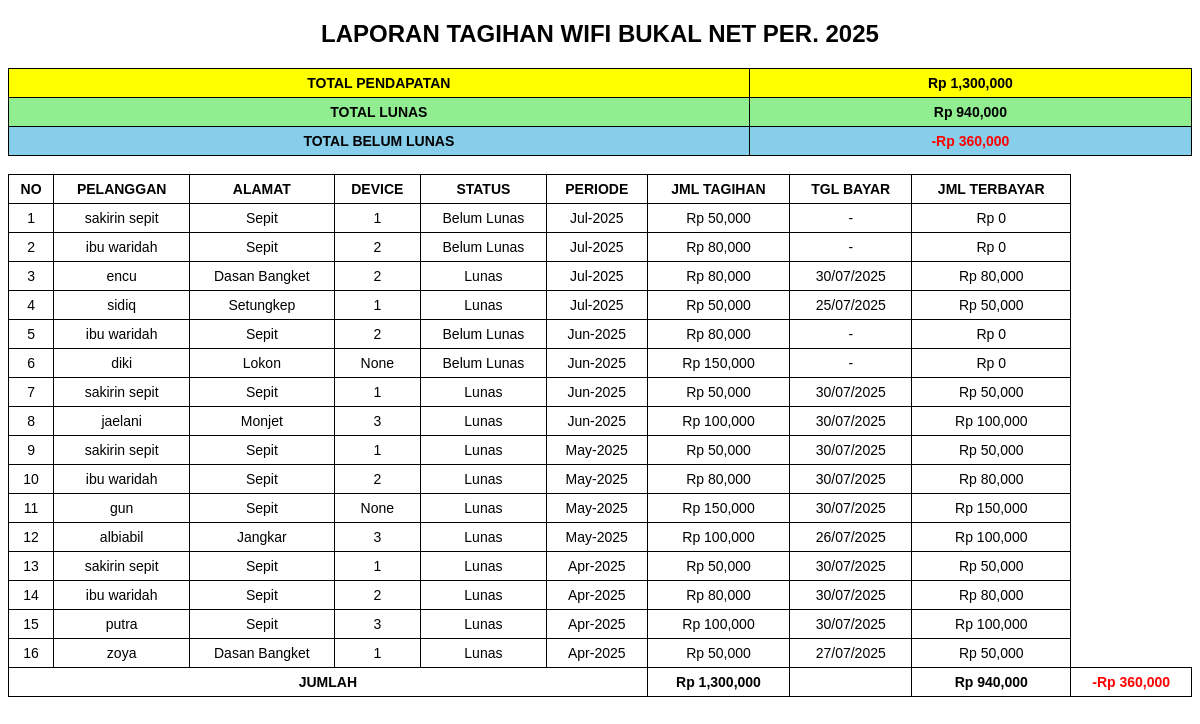
/laporan/cetak/ (signed in), run on an earlier commit of the app's database.
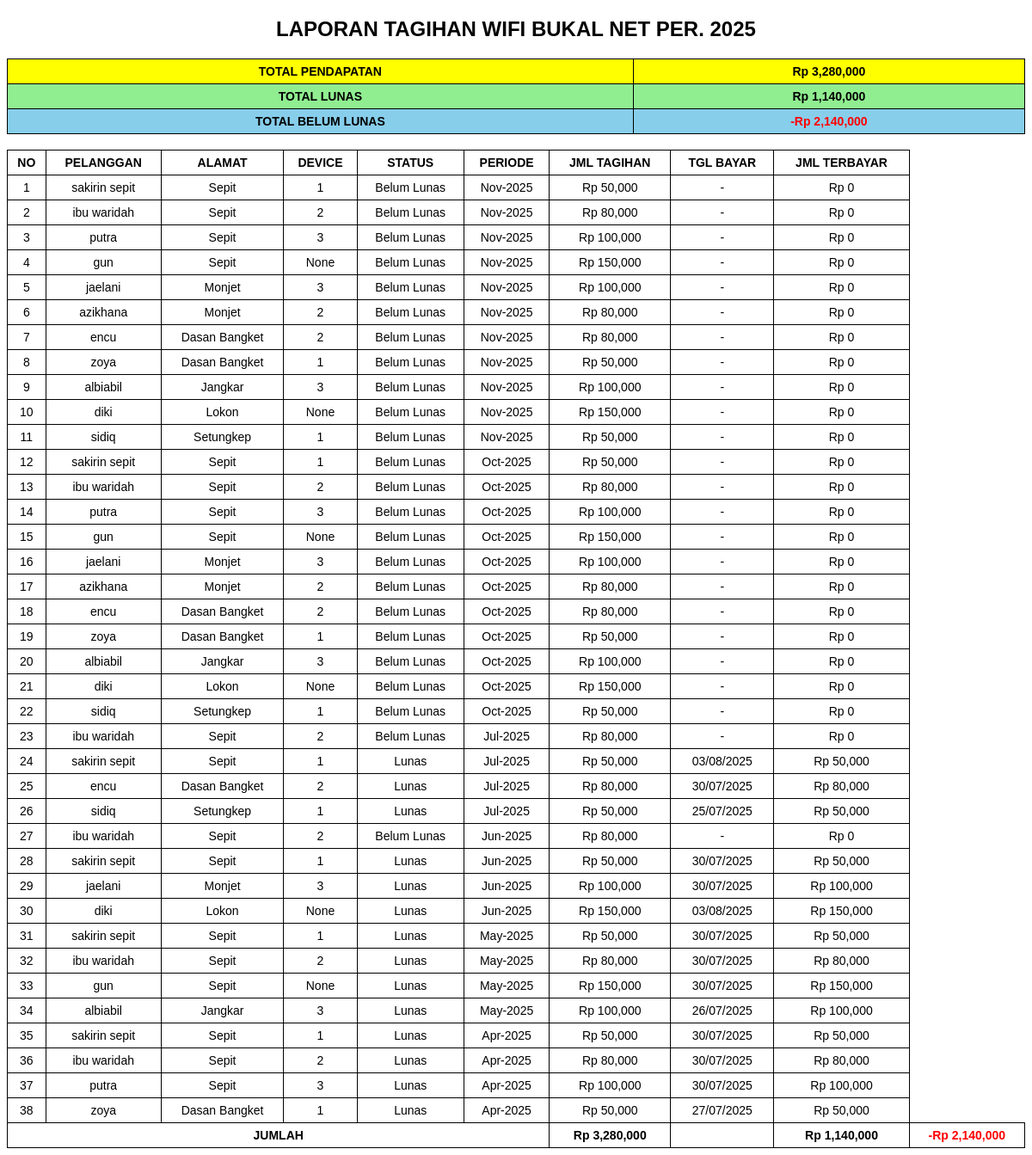
And on a later commit of the database.
### tagihan_app/models.py (models this page shows, shortened)
class Tagihan(models.Model):
    pelanggan = models.ForeignKey(Pelanggan, on_delete=models.CASCADE)
    tanggal_tagihan = models.DateField(default=timezone.now)
    periode_bulan = models.DateField()
    jumlah_tagihan = models.DecimalField(max_digits=10, decimal_places=2)
    jumlah_terbayar = models.DecimalField(max_digits=10, decimal_places=2, default=0) # Tambahkan ini
    tanggal_jatuh_tempo = models.DateField()
    STATUS_TAGIHAN_CHOICES = [
        ('lunas', 'Lunas'),
        ('belum_lunas', 'Belum Lunas'),
        ('sebagian_terbayar', 'Sebagian Terbayar'), # Tambahkan ini
        ('tertunggak', 'Tertunggak'),
    ]
    status = models.CharField(max_length=20, choices=STATUS_TAGIHAN_CHOICES, default='belum_lunas')

class Pelanggan(models.Model):
    nama = models.CharField(max_length=200)
    alamat = models.TextField(blank=True, null=True)
    kontak = models.CharField(max_length=50, blank=True, null=True)
    lokasi = models.ForeignKey(Lokasi, on_delete=models.SET_NULL, null=True, blank=True)
    paket = models.ForeignKey(Paket, on_delete=models.SET_NULL, null=True, blank=True)
    username_pppoe = models.CharField(max_length=100, blank=True, null=True)
    tanggal_bergabung = models.DateField(default=timezone.now)
    catatan = models.TextField(blank=True, null=True)
    STATUS_CHOICES = [
        ('aktif', 'Aktif'),
        ('tidak_aktif', 'Tidak Aktif'),
        ('suspend', 'Suspend'),
    ]
    status = models.CharField(max_length=20, choices=STATUS_CHOICES, default='aktif')
    @property
    def jumlah_device(self):
        if self.paket and self.paket.jenis_paket == 'device':
            return self.paket.jumlah_device
        return None

class Lokasi(models.Model):
    nama = models.CharField(max_length=100, unique=True)

class Paket(models.Model):
    JENIS_PAKET_CHOICES = [
        ('device', 'Device'),
        ('pppoe', 'PPPoE'),
    ]
    nama = models.CharField(max_length=100)
    jenis_paket = models.CharField(max_length=10, choices=JENIS_PAKET_CHOICES)
    jumlah_device = models.IntegerField(null=True, blank=True)  # Untuk paket device
    kecepatan_mbps = models.IntegerField(null=True, blank=True)  # Untuk paket PPPoE
    harga = models.DecimalField(max_digits=10, decimal_places=2)

class Pembayaran(models.Model):
    tagihan = models.ForeignKey(Tagihan, on_delete=models.CASCADE, null=True, blank=True) # Bisa null jika pembayaran di muka/deposit
    pelanggan = models.ForeignKey(Pelanggan, on_delete=models.CASCADE)
    tanggal_pembayaran = models.DateTimeField(default=timezone.now)
    jumlah_pembayaran = models.DecimalField(max_digits=10, decimal_places=2)
    metode_pembayaran_choices = [
        ('tunai', 'Tunai'),
        ('transfer_bank', 'Transfer Bank'),
        ('ewallet', 'E-Wallet'),
        ('kartu_kredit', 'Kartu Kredit'),
    ]
    metode_pembayaran = models.CharField(max_length=50, choices=metode_pembayaran_choices)
    keterangan = models.TextField(blank=True, null=True)
    bukti_pembayaran = models.ImageField(upload_to='bukti_pembayaran/', null=True, blank=True) # untuk bukti fisik

### tagihan_app/views.py (the view)
# urls.py: path('laporan/cetak/', views.laporan_cetak, name='laporan_cetak'),
@login_required
def laporan_cetak(request):
    tagihan_list = Tagihan.objects.select_related('pelanggan', 'pelanggan__lokasi') \
                                   .order_by('-periode_bulan', 'status')
    total_tagihan = tagihan_list.aggregate(total=Sum('jumlah_tagihan'))['total'] or 0
    total_lunas = tagihan_list.aggregate(total=Sum('jumlah_terbayar'))['total'] or 0
    total_belum_lunas = total_tagihan - total_lunas
    context = {
        'tagihan_list': tagihan_list,
        'total_tagihan': total_tagihan,
        'total_lunas': total_lunas,
        'total_belum_lunas': total_belum_lunas,
        'tahun': timezone.now().year
    }
    return render(request, 'laporan/cetak_laporan.html', context)

### templates/laporan/cetak_laporan.html (shortened to what this page needs)
{% load humanize %}
<!DOCTYPE html>
<html lang="id">
<head>
</head>
<body>
    <div class="header">
        <h2>LAPORAN TAGIHAN WIFI BUKAL NET PER. {{ tahun }}</h2>
    </div>
    <table>
        <tr>
            <td class="highlight-yellow" colspan="3">TOTAL PENDAPATAN</td>
            <td colspan="2" class="highlight-yellow">Rp {{ total_tagihan|floatformat:0|intcomma }}</td>
        </tr>
        <tr>
            <td class="highlight-green" colspan="3">TOTAL LUNAS</td>
            <td colspan="2" class="highlight-green">Rp {{ total_lunas|floatformat:0|intcomma }}</td>
        </tr>
        <tr>
            <td class="highlight-blue" colspan="3">TOTAL BELUM LUNAS</td>
            <td colspan="2" class="highlight-blue negative">-Rp {{ total_belum_lunas|floatformat:0|intcomma }}</td>
        </tr>
    </table>
    <br>
    <table>
        <thead>
            <tr>
                <th>NO</th>
                <th>PELANGGAN</th>
                <th>ALAMAT</th>
                <th>DEVICE</th>
                <th>STATUS</th>
                <th>PERIODE</th>
                <th>JML TAGIHAN</th>
                <th>TGL BAYAR</th>
                <th>JML TERBAYAR</th>
            </tr>
        </thead>
        <tbody>
            {% for tagihan in tagihan_list %}
            <tr>
                <td>{{ forloop.counter }}</td>
                <td>{{ tagihan.pelanggan.nama }}</td>
                <td>{{ tagihan.pelanggan.lokasi.nama }}</td>
                <td>{{ tagihan.pelanggan.jumlah_device }}</td>
                <td>{{ tagihan.get_status_display }}</td>
                <td>{{ tagihan.periode_bulan|date:"M-Y" }}</td>
                <td>Rp {{ tagihan.jumlah_tagihan|floatformat:0|intcomma }}</td>
                <td>
                    {% if tagihan.pembayaran_set.first %}
                        {{ tagihan.pembayaran_set.first.tanggal_pembayaran|date:"d/m/Y" }}
                    {% else %}
                        -
                    {% endif %}
                </td>
                <td>Rp {{ tagihan.jumlah_terbayar|floatformat:0|intcomma }}</td>
            </tr>
            {% endfor %}
            <tr class="total-row">
                <td colspan="6">JUMLAH</td>
                <td>Rp {{ total_tagihan|floatformat:0|intcomma }}</td>
                <td></td>
                <td>Rp {{ total_lunas|floatformat:0|intcomma }}</td>
                <td class="negative">-Rp {{ total_belum_lunas|floatformat:0|intcomma }}</td>
            </tr>
        </tbody>
    </table>
</body>
</html>

What changed in the data, as far as the page shows it:
added Tagihan: pelanggan.nama "sakirin sepit", pelanggan.lokasi.nama "Sepit", pelanggan.jumlah_device "1", status "Belum Lunas", periode_bulan "Nov-2025", jumlah_tagihan "50,000", jumlah_terbayar "0"
added Tagihan: pelanggan.nama "ibu waridah", pelanggan.lokasi.nama "Sepit", pelanggan.jumlah_device "2", status "Belum Lunas", periode_bulan "Nov-2025", jumlah_tagihan "80,000", jumlah_terbayar "0"
added Tagihan: pelanggan.nama "putra", pelanggan.lokasi.nama "Sepit", pelanggan.jumlah_device "3", status "Belum Lunas", periode_bulan "Nov-2025", jumlah_tagihan "100,000", jumlah_terbayar "0"
added Tagihan: pelanggan.nama "gun", pelanggan.lokasi.nama "Sepit", pelanggan.jumlah_device "None", status "Belum Lunas", periode_bulan "Nov-2025", jumlah_tagihan "150,000", jumlah_terbayar "0"
added Tagihan: pelanggan.nama "jaelani", pelanggan.lokasi.nama "Monjet", pelanggan.jumlah_device "3", status "Belum Lunas", periode_bulan "Nov-2025", jumlah_tagihan "100,000", jumlah_terbayar "0"
added Tagihan: pelanggan.nama "azikhana", pelanggan.lokasi.nama "Monjet", pelanggan.jumlah_device "2", status "Belum Lunas", periode_bulan "Nov-2025", jumlah_tagihan "80,000", jumlah_terbayar "0"
added Tagihan: pelanggan.nama "encu", pelanggan.lokasi.nama "Dasan Bangket", pelanggan.jumlah_device "2", status "Belum Lunas", periode_bulan "Nov-2025", jumlah_tagihan "80,000", jumlah_terbayar "0"
added Tagihan: pelanggan.nama "zoya", pelanggan.lokasi.nama "Dasan Bangket", pelanggan.jumlah_device "1", status "Belum Lunas", periode_bulan "Nov-2025", jumlah_tagihan "50,000", jumlah_terbayar "0"
added Tagihan: pelanggan.nama "albiabil", pelanggan.lokasi.nama "Jangkar", pelanggan.jumlah_device "3", status "Belum Lunas", periode_bulan "Nov-2025", jumlah_tagihan "100,000", jumlah_terbayar "0"
added Tagihan: pelanggan.nama "diki", pelanggan.lokasi.nama "Lokon", pelanggan.jumlah_device "None", status "Belum Lunas", periode_bulan "Nov-2025", jumlah_tagihan "150,000", jumlah_terbayar "0"
added Tagihan: pelanggan.nama "sidiq", pelanggan.lokasi.nama "Setungkep", pelanggan.jumlah_device "1", status "Belum Lunas", periode_bulan "Nov-2025", jumlah_tagihan "50,000", jumlah_terbayar "0"
added Tagihan: pelanggan.nama "sakirin sepit", pelanggan.lokasi.nama "Sepit", pelanggan.jumlah_device "1", status "Belum Lunas", periode_bulan "Oct-2025", jumlah_tagihan "50,000", jumlah_terbayar "0"
added Tagihan: pelanggan.nama "ibu waridah", pelanggan.lokasi.nama "Sepit", pelanggan.jumlah_device "2", status "Belum Lunas", periode_bulan "Oct-2025", jumlah_tagihan "80,000", jumlah_terbayar "0"
added Tagihan: pelanggan.nama "putra", pelanggan.lokasi.nama "Sepit", pelanggan.jumlah_device "3", status "Belum Lunas", periode_bulan "Oct-2025", jumlah_tagihan "100,000", jumlah_terbayar "0"
added Tagihan: pelanggan.nama "gun", pelanggan.lokasi.nama "Sepit", pelanggan.jumlah_device "None", status "Belum Lunas", periode_bulan "Oct-2025", jumlah_tagihan "150,000", jumlah_terbayar "0"
added Tagihan: pelanggan.nama "jaelani", pelanggan.lokasi.nama "Monjet", pelanggan.jumlah_device "3", status "Belum Lunas", periode_bulan "Oct-2025", jumlah_tagihan "100,000", jumlah_terbayar "0"
added Tagihan: pelanggan.nama "azikhana", pelanggan.lokasi.nama "Monjet", pelanggan.jumlah_device "2", status "Belum Lunas", periode_bulan "Oct-2025", jumlah_tagihan "80,000", jumlah_terbayar "0"
added Tagihan: pelanggan.nama "encu", pelanggan.lokasi.nama "Dasan Bangket", pelanggan.jumlah_device "2", status "Belum Lunas", periode_bulan "Oct-2025", jumlah_tagihan "80,000", jumlah_terbayar "0"
added Tagihan: pelanggan.nama "zoya", pelanggan.lokasi.nama "Dasan Bangket", pelanggan.jumlah_device "1", status "Belum Lunas", periode_bulan "Oct-2025", jumlah_tagihan "50,000", jumlah_terbayar "0"
added Tagihan: pelanggan.nama "albiabil", pelanggan.lokasi.nama "Jangkar", pelanggan.jumlah_device "3", status "Belum Lunas", periode_bulan "Oct-2025", jumlah_tagihan "100,000", jumlah_terbayar "0"
added Tagihan: pelanggan.nama "diki", pelanggan.lokasi.nama "Lokon", pelanggan.jumlah_device "None", status "Belum Lunas", periode_bulan "Oct-2025", jumlah_tagihan "150,000", jumlah_terbayar "0"
added Tagihan: pelanggan.nama "sidiq", pelanggan.lokasi.nama "Setungkep", pelanggan.jumlah_device "1", status "Belum Lunas", periode_bulan "Oct-2025", jumlah_tagihan "50,000", jumlah_terbayar "0"
shown differently, row unchanged: Tagihan (number 23 of 38 on the later page): moves up the list
changed Tagihan (number 24 of 38 on the later page): status "Belum Lunas" → "Lunas"; pembayaran_set.first.tanggal_pembayaran (not shown) → "03/08/2025"; jumlah_terbayar "0" → "50,000"; no longer shows "-"
changed Tagihan (number 30 of 38 on the later page): status "Belum Lunas" → "Lunas"; pembayaran_set.first.tanggal_pembayaran (not shown) → "03/08/2025"; jumlah_terbayar "0" → "150,000"; no longer shows "-"; moves down the list
Also different on the page:
{{ total_tagihan|floatformat:0|intcomma }}: "1,300,000" → "3,280,000"
{{ total_lunas|floatformat:0|intcomma }}: "940,000" → "1,140,000"
{{ total_belum_lunas|floatformat:0|intcomma }}: "360,000" → "2,140,000"
